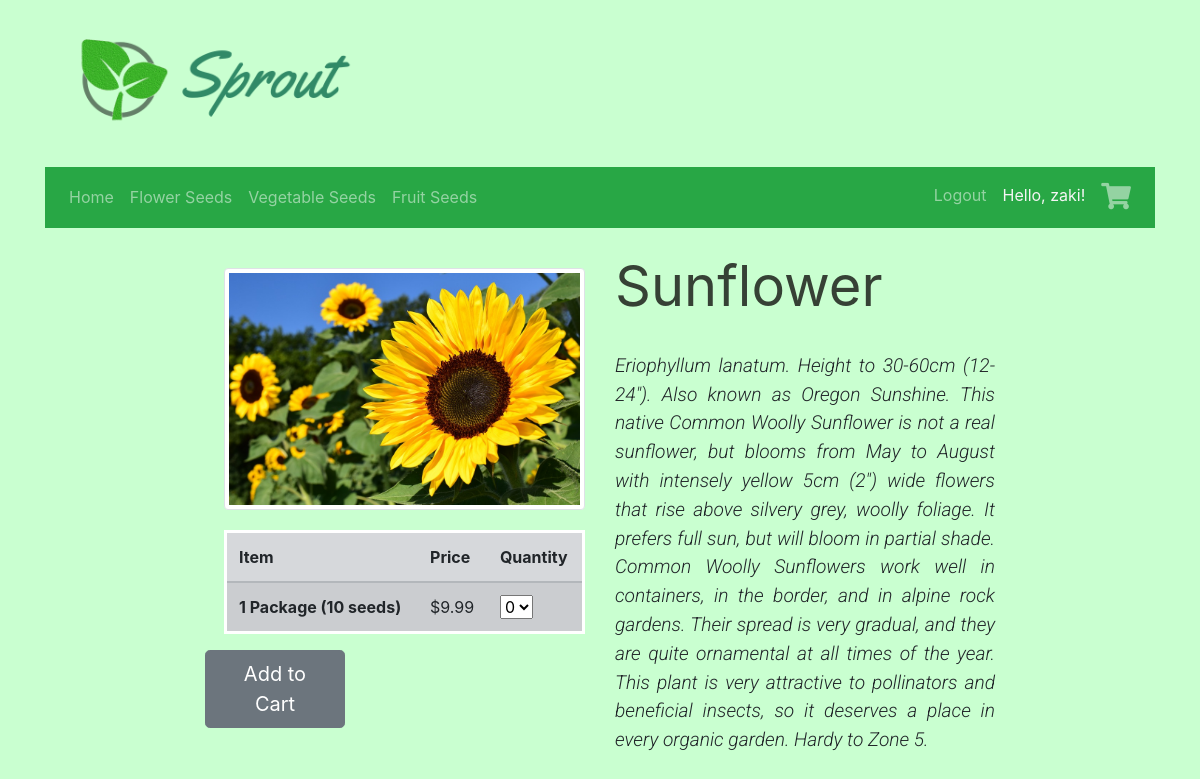
The app's page /product?id=8 (signed in) with its own data.
### app/model/login.py (models this page shows, shortened)
class User(UserMixin, db.Model):
    id = db.Column(db.Integer, primary_key=True)
    username = db.Column(db.String(50), index=True, unique=True)
    email = db.Column(db.String(50), index=True, unique=True)
    password_hash = db.Column(db.String(90))
    def get(id):
        return db.session.query(User).filter(User.id == id).first()

### app/model/seed.py (models this page shows, shortened)
class Seed(db.Model):
    id = db.Column(db.Integer, primary_key=True)
    name = db.Column(db.String(50), index=True, unique=True)
    seed_type = db.Column(db.String(50), index=True)
    price = db.Column(db.Integer, index=True)
    quantity = db.Column(db.Integer, index=True)
    @staticmethod
    def get(id):
        seed = db.session.query(Seed).filter(Seed.id == id).first()
        return {'id': seed.id, 'name': seed.name, 'price': seed.price, 'qty': seed.quantity}

### app/routes/product.py (the view)
@app.route('/product')
def product():
    seed_type = request.args.get('seed_type')
    id = request.args.get('id')
    product = ProductController.get(id)
    return render_template('seed/product.html', seed_type = seed_type, seed_info = seed_info, product = product)

### app/controller/product_controller.py (called while the page is built)
    def get(id):
        seeds = Seed.get(id)
        seeds['imagePath'] = "images/%s.png" % (seeds['name'])
        return seeds

### app/model/login.py (called while the page is built)
@login.user_loader
def user_loader(id):
    user = User.get(id)
    if user is None:
        flash('You have been automatically logged out')
    return User.query.get(int(id))

### app/templates/seed/product.html (shortened to what this page needs)
{% extends "base.html" %}
{% block content %}
<div class="container-xxl">
  <div class="row justify-content-center">
    <div class="col-4" align="right">
      <img class="img-thumbnail" src="{{url_for('static', filename=product.imagePath)}}" alt="product"
        style="width:95%; height: auto; max-width:540px;margin-top:40px;">
      <table class="table table-striped table-secondary table-hover"
        style="width:95%; height: auto; max-width:540px; margin-top: 20px; border: 3px solid white;">
        <thead>
          <tr>
            <th scope="col">Item</th>
            <th scope="col">Price</th>
            <th scope="col">Quantity</th>
          </tr>
        </thead>
        <tbody>
          <tr>
            <th scope="row">1 Package (10 seeds)</th>
            <td>$9.99</td>
            <td><select class="form-select" aria-label="quantity">
                <option selected value="0">0</option>
              </select>
            </td>
          </tr>
        </tbody>
      </table>
      {%if current_user.is_authenticated %}
      <button type="submit" onclick="addItem()" class="btn btn-secondary btn-lg"
        style="margin-right:398px;width:7em;height:auto;">Add to Cart</button>
      {% else %}
      <a class="text-decoration-none" href="{{ url_for('login') }}" style="margin-right:413px;">Login to Purchase</a>
      {% endif %}
    </div>
    <div class="col-4" style="margin-top:25px;">
      <h2 class="display-4" style="font-weight: 400;color:rgb(54, 65, 53)">{{ product.name }}</h2><br>
      <p align="justify"
        style="max-height:150px; max-width:540px; font-style: italic; font-weight: 300; font-size: 1.2em; font-family:
        'Roboto', 'Work Sans', Arial, Helvetica, sans-serif;">
        {{ seed_info[product.name] }}</p>
    </div>
  </div>
</div>
{% endblock %}

### app/templates/base.html (shortened to what this page needs)
<!DOCTYPE html>
<html>
<head>
    <link rel="stylesheet" href="https://maxcdn.bootstrapcdn.com/bootstrap/4.5.2/css/bootstrap.min.css">
    <link href="{{url_for('static', filename='styles/font-awesome/all.min.css')}}" rel="stylesheet">
    <link rel="stylesheet" href="{{url_for('static', filename='styles/gallery.css')}}">
</head>
<body class="body">
    <div class="container" style="margin-top:25px">
        <a href="{{ url_for('home') }}"><img src="{{url_for('static', filename='images/Sprout-Logo.png')}}"
                alt="sprout_logo" style="width:350px;"></a>
    </div>
    <div class="container" style="margin-top:25px">
        <nav class="navbar navbar-expand-sm bg-success navbar-dark" style="justify-content:space-between;">
            <ul class="navbar-nav">
                <li class="nav-item">
                    <a class="nav-link" href="{{ url_for('home') }}">Home</a>
                </li>
                <li class="nav-item">
                    <a class="nav-link" href="{{ url_for('gallery') }}?seed_type=Flower">Flower Seeds</a>
                </li>
                <li class="nav-item">
                    <a class="nav-link" href="{{ url_for('gallery') }}?seed_type=Vegetable">Vegetable Seeds</a>
                </li>
                <li class="nav-item">
                    <a class="nav-link" href="{{ url_for('gallery') }}?seed_type=Fruit">Fruit Seeds</a>
                </li>
            </ul>
            <ul class="navbar-nav">
                {% if current_user.is_authenticated %}
                <li class="nav-item">
                    <a class="nav-link" href="{{ url_for('logout') }}">Logout</a>
                </li>
                <li class="nav-item usernameText">
                    <div class="nav-link" style="color: whitesmoke; ">Hello, {{ current_user.username }}!</div>
                </li>
                <li class="nav-item">
                    <a class="nav-link" href="{{ url_for('get_cart') }}"><i class="fas fa-shopping-cart"></i></a>
                </li>
                {% endif %}
            </ul>
        </nav>
    </div>
    {% block content %}{% endblock %}
</body>
</html>

### app/templates/base.html (style rules this page uses)
.body { background-color: #C9FFD0; -webkit-user-select: none; -ms-user-select: none; user-select: none; }
i.fas { font-size: 1.65em; }

### records on screen
User: username "zaki"
Seed: name "Sunflower", name "Eriophyllum lanatum. Height to 30-60cm (12-24\"). Also known as Oregon Sunshine. This native Common Woolly Sunflower is not a real sunflower, but blooms from May to August with intensely yellow 5cm (2\") wide flowers that rise above silvery grey, woolly foliage. It prefers full sun, but will bloom in partial shade. Common Woolly Sunflowers work well in containers, in the border, and in alpine rock gardens. Their spread is very gradual, and they are quite ornamental at all times of the year. This plant is very attractive to pollinators and beneficial insects, so it deserves a place in every organic garden. Hardy to Zone 5."
